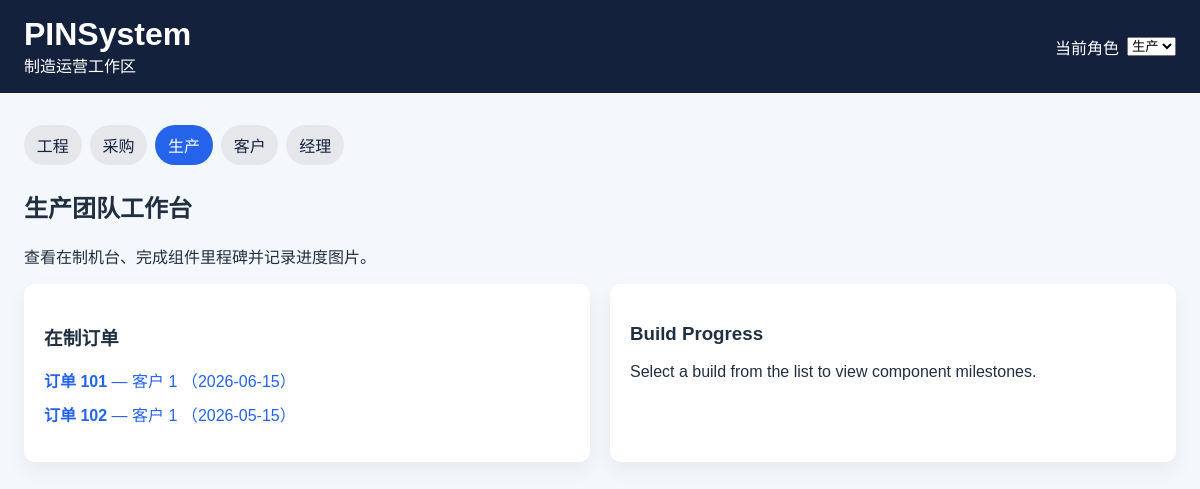
The page /?role=Production on the database its author committed.
### tables this page shows
CREATE TABLE current_order (
            product_id INTEGER NOT NULL,
            customer_id INTEGER NOT NULL,
            order_date TEXT NOT NULL,
            PRIMARY KEY (product_id, customer_id, order_date),
            FOREIGN KEY (product_id) REFERENCES product(product_id)
        );

### app/main.py (the view)
@app.get("/")
def index(request: Request):
    role = get_role(request)
    connection = get_db()
    try:
        if role == "Engineer":
            context = build_engineer_context(connection)
            return templates.TemplateResponse(
                "engineer.html",
                {"request": request, "role": role, "roles": ROLES, **context},
            )
        if role == "Purchaser":
            selected_product_id = request.query_params.get("product_id")
            selected_product_id = int(selected_product_id) if selected_product_id else None
            context = build_purchaser_context(connection, selected_product_id=selected_product_id)
            return templates.TemplateResponse(
                "purchaser.html",
                {"request": request, "role": role, "roles": ROLES, **context},
            )
        if role == "Production":
            selected_product_id = request.query_params.get("product_id")
            selected_product_id = int(selected_product_id) if selected_product_id else None
            orders = connection.execute(
                "SELECT co.product_id, co.customer_id, co.order_date, p.name AS product_name FROM current_order co JOIN product p ON p.product_id = co.product_id ORDER BY co.order_date DESC"
            ).fetchall()
            selected_order = None
            component_groups = []
            if selected_product_id is not None:
                selected_order = connection.execute(
                    "SELECT co.product_id, p.name AS product_name, co.customer_id, co.order_date FROM current_order co JOIN product p ON p.product_id = co.product_id WHERE co.product_id = ?",
                    (selected_product_id,),
                ).fetchone()
                if selected_order is not None:
                    order_date = selected_order["order_date"]
                    grouped_rows = connection.execute(
                        "SELECT pp.component, pp.quantity, pp.part_id, p.name AS part_name, p.stock FROM product_part pp JOIN part p ON p.part_id = pp.part_id WHERE pp.product_id = ? AND ? BETWEEN pp.effective_from AND pp.effective_to ORDER BY pp.component, pp.part_id",
                        (selected_product_id, order_date),
                    ).fetchall()
                    grouped = {}
                    for row in grouped_rows:
                        grouped.setdefault(row["component"], []).append({
                            "part_id": row["part_id"],
                            "part_name": row["part_name"],
                            "quantity": row["quantity"],
                            "stock": row["stock"],
                        })
                    component_groups = [{"component": key, "items": value} for key, value in grouped.items()]
            return templates.TemplateResponse(
                "production.html",
                {
                    "request": request,
                    "role": role,
                    "roles": ROLES,
                    "orders": orders,
                    "selected_order": selected_order,
                    "component_groups": component_groups,
                },
            )
        if role == "Client":
            products = connection.execute("SELECT * FROM product ORDER BY product_id").fetchall()
            return templates.TemplateResponse(
                "client.html",
                {"request": request, "role": role, "roles": ROLES, "products": products},
            )
        if role == "Manager":
            progress_entries = connection.execute(
                "SELECT * FROM production_progress ORDER BY created_at DESC"
            ).fetchall()
            low_stock_parts = connection.execute(
                "SELECT * FROM part WHERE stock <= 10 ORDER BY stock ASC"
            ).fetchall()
            return templates.TemplateResponse(
                "manager.html",
                {
                    "request": request,
                    "role": role,
                    "roles": ROLES,
                    "progress_entries": progress_entries,
                    "low_stock_parts": low_stock_parts,
                },
            )
        counts = get_counts(connection)
        return templates.TemplateResponse(
            "index.html",
            {"request": request, "role": role, "roles": ROLES, "counts": counts},
        )
    finally:
        connection.close()

### app/templates/production.html (shortened to what this page needs)
{% extends "base.html" %}
{% block content %}
<section class="hero">
  <h2>生产团队工作台</h2>
  <p>查看在制机台、完成组件里程碑并记录进度图片。</p>
</section>
<section class="grid two-col">
  <div class="panel">
    <h3>在制订单</h3>
    <ul class="order-list">
      {% for order in orders %}
      <li>
        <a href="/?role=Production&product_id={{ order.product_id }}" class="order-link">
          <strong>订单 {{ order.product_id }}</strong> — 客户 {{ order.customer_id }} （{{ order.order_date }}）
        </a>
      </li>
      {% endfor %}
    </ul>
  </div>
  <div class="panel">
    <h3>Build Progress</h3>
    {% if selected_order %}
    <p><strong>当前构建：</strong> {{ selected_order.product_name }} （订单 {{ selected_order.product_id }}）</p>
    {% for group in component_groups %}
    <div class="sourcing-card">
      <h4>{{ group.component }}</h4>
      <ul>
        {% for item in group['items'] %}
        <li>{{ item.part_name }} – Qty {{ item.quantity }} (Stock {{ item.stock }})</li>
        {% endfor %}
      </ul>
      <form method="post" action="/production/complete" enctype="multipart/form-data" class="stacked-form">
        <input type="hidden" name="product_id" value="{{ selected_order.product_id }}" />
        <input type="hidden" name="component" value="{{ group.component }}" />
        <label>
          <input type="checkbox" name="finished" value="1" /> 标记为已完成
        </label>
        <input type="file" name="photo" accept="image/*" />
        <button type="submit">提交进度</button>
      </form>
    </div>
    {% endfor %}
    {% else %}
    <p>Select a build from the list to view component milestones.</p>
    {% endif %}
  </div>
</section>
{% endblock %}

### app/static/styles.css (style rules this page uses)
body { font-family: Arial, sans-serif; margin: 0; background: #f4f7fb; color: #213041; }
.hero { margin-bottom: 1rem; }
.cards article, .panel, .sourcing-card { background: white; border-radius: 10px; padding: 1.25rem; box-shadow: 0 8px 20px rgba(0, 0, 0, 0.06); }
.grid { display: grid; gap: 1.25rem; }
.two-col { grid-template-columns: repeat(auto-fit, minmax(320px, 1fr)); margin-bottom: 1.25rem; }
.order-list { list-style: none; padding: 0; display: flex; flex-direction: column; gap: 0.6rem; }
.order-link { text-decoration: none; color: #2563eb; }

### rows shown on the page
current_order: product_id "101", customer_id "1", order_date "2026-06-15"
current_order: product_id "102", customer_id "1", order_date "2026-05-15"

### other values the page prints
{{ role_map[role_option] }} "工程" "采购" "生产" "客户" "经理"
form field role "生产"
